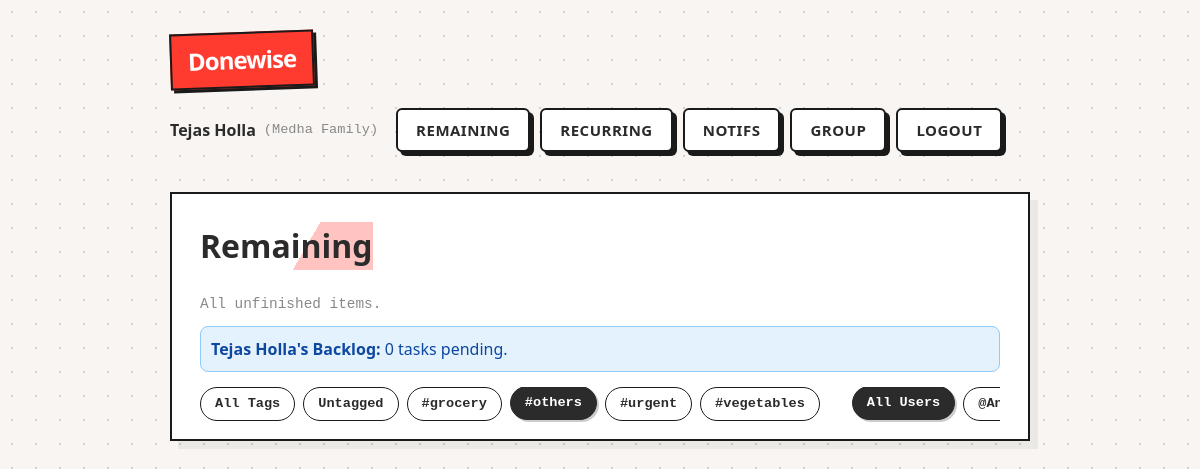
Page /remaining.php?user=all&tag=3 (signed in) on the earlier database version.
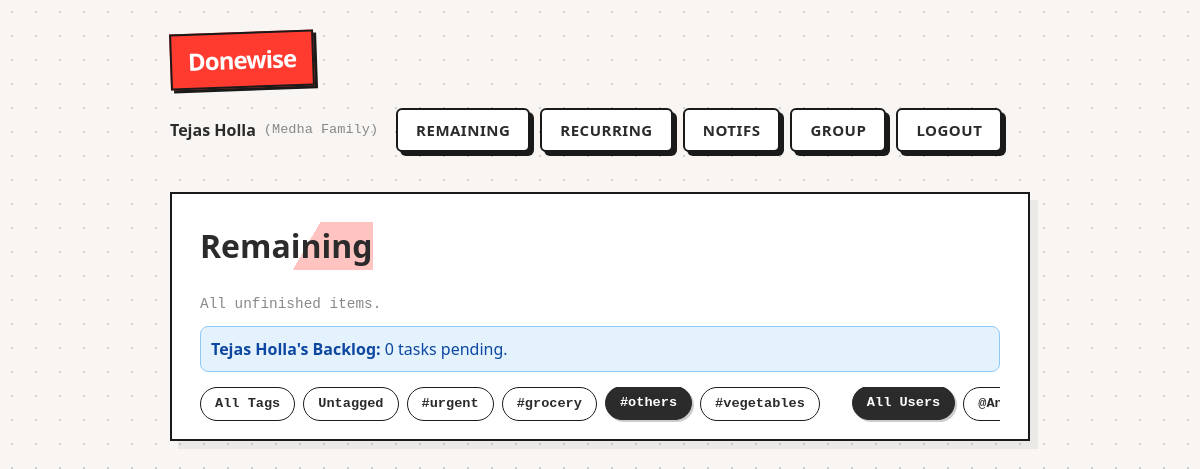
Same page on the later database version.
### tables this page shows
CREATE TABLE tags (
        id INTEGER PRIMARY KEY AUTOINCREMENT,
        group_id INTEGER NOT NULL,
        name TEXT NOT NULL,
        color TEXT NOT NULL, sort_order INTEGER DEFAULT 0,
        UNIQUE(group_id, name),
        FOREIGN KEY (group_id) REFERENCES groups(id) ON DELETE CASCADE
      );

CREATE TABLE users (
  id INTEGER PRIMARY KEY AUTOINCREMENT,
  group_id INTEGER NOT NULL,
  username TEXT NOT NULL,
  pass_hash TEXT NOT NULL,
  display_name TEXT NOT NULL,
  created_at TEXT NOT NULL DEFAULT (datetime('now')),
  UNIQUE(group_id, username),
  FOREIGN KEY (group_id) REFERENCES groups(id) ON DELETE CASCADE
);

### remaining.php (the view, shortened to what this page needs)
<?php
require_once __DIR__ . '/app/layout.php';
$user = require_login();
$pdo  = db();
$st = $pdo->prepare("SELECT * FROM tags WHERE group_id=? ORDER BY sort_order ASC, name ASC");
$st->execute([$user['group_id']]);
$tags = $st->fetchAll();
$st = $pdo->prepare("SELECT id, username, display_name FROM users WHERE group_id=? ORDER BY display_name ASC");
$st->execute([$user['group_id']]);
$groupUsers = $st->fetchAll();
$filterTag = $_GET['tag'] ?? 'all';
$filterUser = $_GET['user'] ?? 'all';
$statsUserId = is_numeric($filterUser) ? $filterUser : $user['id'];
$statsName = ($statsUserId == $user['id']) ? "Your" : "User";
foreach ($groupUsers as $gu) { if($gu['id'] == $statsUserId) $statsName = $gu['display_name']; }
$stStat = $pdo->prepare("SELECT COUNT(*) FROM tasks WHERE group_id=? AND assigned_to=? AND is_done=0");
$stStat->execute([$user['group_id'], $statsUserId]);
$pendingCount = $stStat->fetchColumn();
?>
<div class="card" style="padding-bottom:10px;">
  <h1>Remaining</h1>
  <div class="muted">All unfinished items.</div>
  <div style="background:#e3f2fd; color:#0d47a1; border-radius:8px; padding:10px; margin-top:10px; border:1px solid #90caf9;">
      <b><?php echo h($statsName); ?>'s Backlog:</b> <?php echo $pendingCount; ?> tasks pending.
  </div>
  <div class="filter-bar" style="margin-top:15px;">
    <a href="?user=<?php echo $filterUser; ?>&tag=all" class="filter-chip <?php echo ($filterTag=='all')?'active':''; ?>">All Tags</a>
    <a href="?user=<?php echo $filterUser; ?>&tag=untagged" class="filter-chip <?php echo ($filterTag=='untagged')?'active':''; ?>">Untagged</a>
    <?php foreach($tags as $tag): ?>
        <a href="?user=<?php echo $filterUser; ?>&tag=<?php echo $tag['id']; ?>" class="filter-chip <?php echo ($filterTag==$tag['id'])?'active':''; ?>">#<?php echo h($tag['name']); ?></a>
    <?php endforeach; ?>
    <a href="?tag=<?php echo $filterTag; ?>&user=all" class="filter-chip <?php echo ($filterUser=='all')?'active':''; ?>">All Users</a>
    <?php foreach($groupUsers as $gu): ?>
        <a href="?tag=<?php echo $filterTag; ?>&user=<?php echo $gu['id']; ?>" class="filter-chip <?php echo ($filterUser==$gu['id'])?'active':''; ?>" style="--tag-color:var(--accent-blue);">
           @<?php echo h($gu['username']); ?>
        </a>
    <?php endforeach; ?>
  </div>
</div>

Differences in the rows shown:
changed tags "urgent": moves up the list
